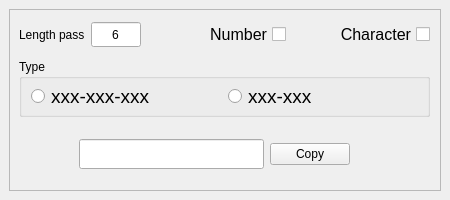
<?xml version="1.0" encoding="UTF-8"?>
<ui version="4.0">
 <class>MainWindow</class>
 <widget class="QMainWindow" name="MainWindow">
  <property name="geometry">
   <rect>
    <x>0</x>
    <y>0</y>
    <width>450</width>
    <height>200</height>
   </rect>
  </property>
  <property name="minimumSize">
   <size>
    <width>450</width>
    <height>200</height>
   </size>
  </property>
  <property name="maximumSize">
   <size>
    <width>450</width>
    <height>300</height>
   </size>
  </property>
  <property name="windowTitle">
   <string>MainWindow</string>
  </property>
  <widget class="QWidget" name="centralwidget">
   <layout class="QGridLayout" name="gridLayout">
    <item row="1" column="0">
     <widget class="QFrame" name="frame">
      <property name="frameShape">
       <enum>QFrame::StyledPanel</enum>
      </property>
      <property name="frameShadow">
       <enum>QFrame::Raised</enum>
      </property>
      <widget class="QGroupBox" name="groupBox">
       <property name="geometry">
        <rect>
         <x>10</x>
         <y>50</y>
         <width>411</width>
         <height>58</height>
        </rect>
       </property>
       <property name="title">
        <string>Type</string>
       </property>
       <layout class="QGridLayout" name="gridLayout_2">
        <item row="0" column="0">
         <layout class="QHBoxLayout" name="horizontalLayout_4">
          <item>
           <widget class="QRadioButton" name="radioButton">
            <property name="font">
             <font>
              <pointsize>14</pointsize>
             </font>
            </property>
            <property name="text">
             <string>xxx-xxx-xxx</string>
            </property>
           </widget>
          </item>
          <item>
           <widget class="QRadioButton" name="radioButton_2">
            <property name="font">
             <font>
              <pointsize>14</pointsize>
             </font>
            </property>
            <property name="text">
             <string>xxx-xxx</string>
            </property>
           </widget>
          </item>
         </layout>
        </item>
       </layout>
      </widget>
      <widget class="QWidget" name="">
       <property name="geometry">
        <rect>
         <x>70</x>
         <y>120</y>
         <width>271</width>
         <height>51</height>
        </rect>
       </property>
       <layout class="QHBoxLayout" name="horizontalLayout">
        <item>
         <widget class="QLineEdit" name="lineEdit">
          <property name="minimumSize">
           <size>
            <width>0</width>
            <height>30</height>
           </size>
          </property>
          <property name="maxLength">
           <number>20</number>
          </property>
          <property name="readOnly">
           <bool>true</bool>
          </property>
         </widget>
        </item>
        <item>
         <widget class="QPushButton" name="btn_copy">
          <property name="text">
           <string>Copy</string>
          </property>
         </widget>
        </item>
       </layout>
      </widget>
      <widget class="QWidget" name="">
       <property name="geometry">
        <rect>
         <x>10</x>
         <y>10</y>
         <width>411</width>
         <height>31</height>
        </rect>
       </property>
       <layout class="QHBoxLayout" name="horizontalLayout_3" stretch="0,1,1">
        <item>
         <layout class="QHBoxLayout" name="horizontalLayout_2" stretch="0,0">
          <item>
           <widget class="QLabel" name="len_pass">
            <property name="maximumSize">
             <size>
              <width>80</width>
              <height>16777215</height>
             </size>
            </property>
            <property name="styleSheet">
             <string notr="true">font: 11pt &quot;MS Shell Dlg 2&quot;;</string>
            </property>
            <property name="text">
             <string>Length pass</string>
            </property>
           </widget>
          </item>
          <item>
           <widget class="QLineEdit" name="lineEdit_2">
            <property name="sizePolicy">
             <sizepolicy hsizetype="Expanding" vsizetype="Fixed">
              <horstretch>50</horstretch>
              <verstretch>0</verstretch>
             </sizepolicy>
            </property>
            <property name="maximumSize">
             <size>
              <width>50</width>
              <height>25</height>
             </size>
            </property>
            <property name="inputMask">
             <string/>
            </property>
            <property name="text">
             <string>6</string>
            </property>
            <property name="maxLength">
             <number>2</number>
            </property>
            <property name="alignment">
             <set>Qt::AlignCenter</set>
            </property>
           </widget>
          </item>
         </layout>
        </item>
        <item>
         <widget class="QCheckBox" name="checkBox">
          <property name="font">
           <font>
            <pointsize>12</pointsize>
           </font>
          </property>
          <property name="layoutDirection">
           <enum>Qt::RightToLeft</enum>
          </property>
          <property name="text">
           <string>Number</string>
          </property>
         </widget>
        </item>
        <item>
         <widget class="QCheckBox" name="checkBox_2">
          <property name="font">
           <font>
            <pointsize>12</pointsize>
           </font>
          </property>
          <property name="layoutDirection">
           <enum>Qt::RightToLeft</enum>
          </property>
          <property name="text">
           <string>Сharacter</string>
          </property>
         </widget>
        </item>
       </layout>
      </widget>
     </widget>
    </item>
   </layout>
  </widget>
 </widget>
 <resources/>
 <connections/>
</ui>
